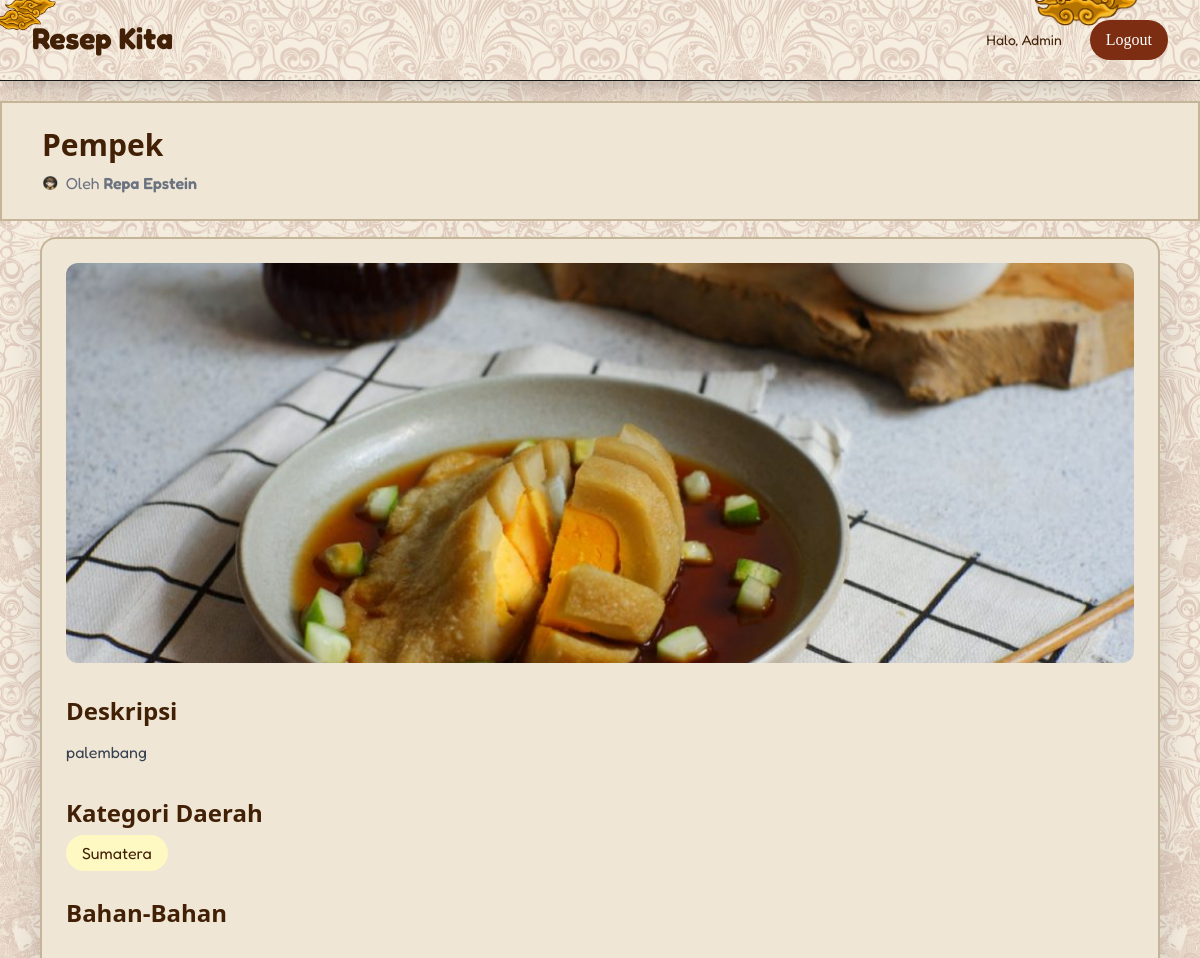
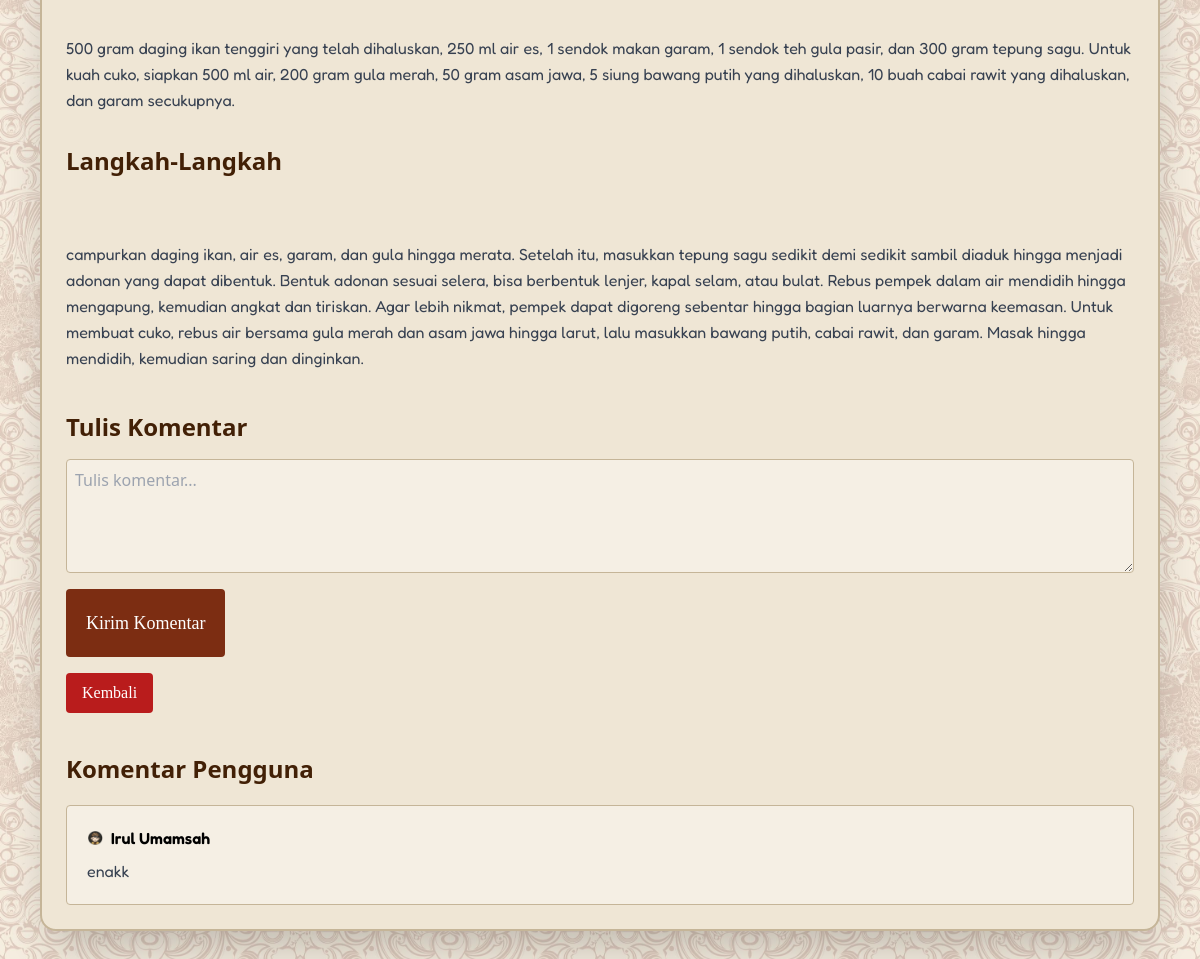
Screenshot of /detail.php?id=7 (signed in) with the database file from the repository (2 pictures, top to bottom).
### tables this page shows
CREATE TABLE `resep` (
  `id_resep` int NOT NULL,
  `id` int NOT NULL,
  `judul` varchar(255) NOT NULL,
  `deskripsi` text,
  `kategori_daerah` enum('Jawa','Sumatera','Kalimantan','Sulawesi','Papua','Bali','Nusa Tenggara','Maluku','Lainnya') NOT NULL,
  `foto` varchar(255) NOT NULL,
  `bahan` text NOT NULL,
  `langkah` text NOT NULL,
  `created_at` timestamp NULL DEFAULT CURRENT_TIMESTAMP
);

CREATE TABLE `users` (
  `id` int NOT NULL,
  `username` varchar(50) NOT NULL,
  `email` varchar(50) NOT NULL,
  `PASSWORD` varchar(255) NOT NULL,
  `ROLE` enum('admin','user') DEFAULT 'user'
);

CREATE TABLE `komentar` (
  `id_komentar` int NOT NULL,
  `id_resep` int NOT NULL,
  `id` int NOT NULL,
  `isi_komentar` text NOT NULL,
  `created_at` timestamp NULL DEFAULT CURRENT_TIMESTAMP
);

### detail.php (the view, shortened to what this page needs)
<?php
include 'koneksi.php';
$id_resep = $_GET['id'];
$query = "
SELECT resep.*, users.username
FROM resep
JOIN users ON resep.id = users.id
WHERE resep.id_resep = ?
";
$stmt = $koneksi->prepare($query);
$stmt->bind_param("i", $id_resep);
$stmt->execute();
$result = $stmt->get_result();
$data = $result->fetch_assoc();
$queryKomentar = "
SELECT komentar.*, users.username
FROM komentar
JOIN users ON komentar.id = users.id
WHERE komentar.id_resep = ?
ORDER BY komentar.created_at DESC
";
$stmtKomen = $koneksi->prepare($queryKomentar);
$stmtKomen->bind_param("i", $id_resep);
$stmtKomen->execute();
$resultKomentar = $stmtKomen->get_result();
?>
<!DOCTYPE html>
<html lang="en">
<head>
    <script src="https://cdn.tailwindcss.com"></script>
</head>
<body class="bg-center bg-repeat bg-[length:300px_auto]" style="background-image: url('assets/navbg.jpg')">
    <nav
    class="flex justify-between  z-100 w-full mx-auto rounded- shadow-xl py-5 px-8 border-b border-neutral-900 bg-repeat bg-[length:300px_auto]"
    style="background-image: url('assets/navbg.jpg')">
    <img src="assets/mega1.png" alt="" class="absolute right-20 -top-6 w-17 h-12 scale-150 z-100">
        <img src="assets/mega3.png" alt="" class="absolute -left-3 -top-3 w-17 h-12 scale-160 z-100">
 <div>
        <a href="index.php"
          class="font-bold font-[fredoka] text-3xl text-yellow-950">
          Resep Kita
        </a>
      </div>
    <div class="flex items-center gap-7  ">
          <span class="font-[Fredoka] text-sm text-yellow-950">
            Halo,
            <?= htmlspecialchars($_SESSION['username']); ?>
          </span>
          <a href="logout.php"
             class="bg-orange-900 text-white px-4 py-2 rounded-full hover:scale-110 hover:bg-yellow-900 font-[Merryweather] duration-300">
            Logout
          </a>
    </div>
  </nav>
    <section class=" mt-5 px-10 py-6 bg-[#EFE6D5] mb-4 border-2 border-[#c5b598] ">
        <h1 class="text-3xl font-bold text-yellow-950 font-[Playfair Display]">
            <?= htmlspecialchars($data['judul']); ?>
        </h1>
        <div class="flex items-center gap-2 mt-2 text-gray-500 font-[Fredoka]">
            <img
                src="./assets/profil.png"
                class="w-4 h-4 object-contain">
            <span>
                Oleh
                <span class="font-semibold">
                    <?= htmlspecialchars($data['username']); ?>
                </span>
            </span>
        </div>
    </section>
    <section class="mx-10 mb-10 bg-[#EFE6D5] shadow-2xl rounded-2xl border-2 border-[#c5b598] p-6">
        <img
            src="uploads/<?= htmlspecialchars($data['foto']); ?>"
            class="w-full h-[400px] object-cover rounded-xl mb-8">
        <div class="mb-8">
            <h2 class="text-2xl font-bold text-yellow-950 mb-3">
                Deskripsi
            </h2>
            <p class="text-gray-700 leading-relaxed font-[Fredoka]">
                <?= nl2br(htmlspecialchars($data['deskripsi'])); ?>
            </p>
        </div>
        <div class="mb-8">
            <h2 class="text-2xl font-bold text-yellow-950 mb-3">
                Kategori Daerah
            </h2>
            <span class="bg-yellow-100 text-yellow-950 px-4 py-2 rounded-full font-[Fredoka]">
                <?= htmlspecialchars($data['kategori_daerah']); ?>
            </span>
        </div>
        <div class="mb-8">
            <h2 class="text-2xl font-bold text-yellow-950 mb-3">
                Bahan-Bahan
            </h2>
            <p class="text-gray-700 leading-relaxed whitespace-pre-line font-[Fredoka]">
                <?= htmlspecialchars($data['bahan']); ?>
            </p>
        </div>
        <div class="mb-10">
            <h2 class="text-2xl font-bold text-yellow-950 mb-3">
                Langkah-Langkah
            </h2>
            <p class="text-gray-700 leading-relaxed whitespace-pre-line font-[Fredoka]">
                <?= htmlspecialchars($data['langkah']); ?>
            </p>
        </div>
        <div class="mb-10">
            <h2 class="text-2xl font-bold text-yellow-950 mb-4">
                Tulis Komentar
            </h2>
            <form method="POST" class="flex flex-col gap-4">
                <textarea
                    name="komentar"
                    rows="4"
                    required
                    placeholder="Tulis komentar..."
                    class="w-full border border-[#c5b598] bg-[#F5EFE4] rounded p-2"></textarea>
                <button
                    type="submit"
                    name="kirim_komentar"
                    class="bg-orange-900 text-white py-5 px-5 rounded hover:scale-110 hover:bg-yellow-900 text-lg font-[Merryweather] duration-300 w-fit">
                    Kirim Komentar
                </button>
                <div class="flex items-center gap-3">
                <a href="index.php"
                    class="bg-red-700 text-white px-4 py-2 rounded hover:scale-110 hover:bg-red-900 font-[Merryweather] duration-300">
                    Kembali
                </a>
            </div>
            </form>
        </div>
        <div>
            <h2 class="text-2xl font-bold text-yellow-950 mb-5">
                Komentar Pengguna
            </h2>
            <div class="flex flex-col gap-4 ">
                <?php while ($komen = mysqli_fetch_assoc($resultKomentar)) : ?>
                    <div class="border border-[#c5b598] bg-[#F5EFE4] rounded p-5">
                        <div class="flex items-center gap-2 mb-2">
                            <img
                                src="./assets/profil.png"
                                class="w-4 h-4 object-contain">
                            <span class="font-semibold font-[Fredoka]">
                                <?= htmlspecialchars($komen['username']); ?>
                            </span>
                        </div>
                        <p class="text-gray-700 font-[Fredoka] leading-relaxed">
                            <?= nl2br(htmlspecialchars($komen['isi_komentar'])); ?>
                        </p>
                    </div>
                <?php endwhile; ?>
            </div>
        </div>
    </section>
</body>
</html>

### rows the page displays
resep: judul "Pempek", id.username "Repa Epstein", foto (picture), deskripsi "palembang", kategori_daerah "Sumatera", bahan "500 gram daging ikan tenggiri yang telah dihaluskan, 250 ml air es, 1 sendok makan garam, 1 sendok teh gula pasir, dan 300 gram tepung sagu. Untuk kuah cuko, siapkan 500 ml air, 200 gram gula merah, 50 gram asam jawa, 5 siung bawang putih yang dihaluskan, 10 buah cabai rawit yang dihaluskan, dan garam secukupnya.", langkah "campurkan daging ikan, air es, garam, dan gula hingga merata. Setelah itu, masukkan tepung sagu sedikit demi sedikit sambil diaduk hingga menjadi adonan yang dapat dibentuk. Bentuk adonan sesuai selera, bisa berbentuk lenjer, kapal selam, atau bulat. Rebus pempek dalam air mendidih hingga mengapung, kemudian angkat dan tiriskan. Agar lebih nikmat, pempek dapat digoreng sebentar hingga bagian luarnya berwarna keemasan. Untuk membuat cuko, rebus air bersama gula merah dan asam jawa hingga larut, lalu masukkan bawang putih, cabai rawit, dan garam. Masak hingga mendidih, kemudian saring dan dinginkan."
komentar: id.username "Irul Umamsah", isi_komentar "enakk"

### other values shown
$_SESSION['username'] "Admin"
